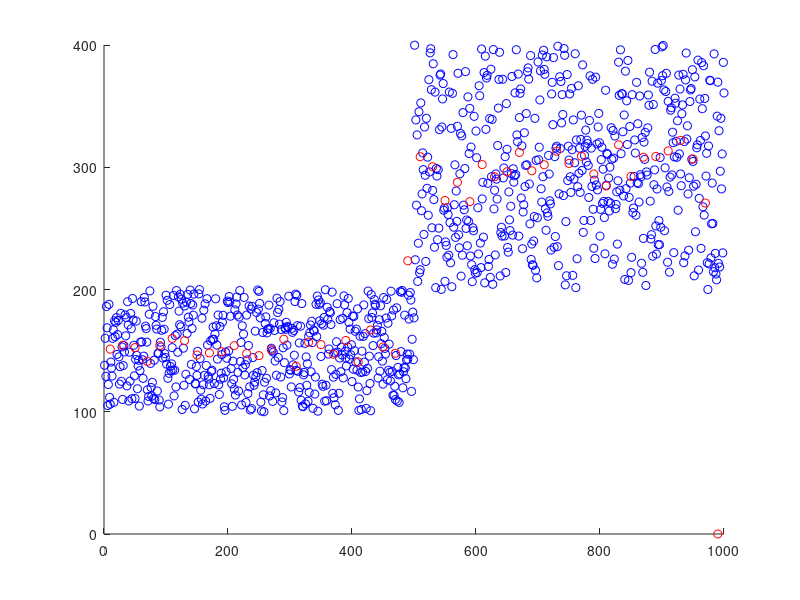

The MATLAB script that drew this image:

a = 100;
b = 200;
c = 300;

data(:,1)=1:1:1000;
data(1:500,2)=(b-a).*rand(500,1) + a;
data(501:1000,2)=(c-a).*rand(500,1) + b;

figure
scatter(data(:,1),data(:,2),'b'); hold on;

bins=transpose(10:20:1000);

for i=1:length(bins)-1;
    
    target=find(bins(i+1,1)>data(:,1) & data(:,1)>bins(i,1));
    
    bins(i,2)=mean(data(target,2));
    
end
    
    scatter(bins(:,1),bins(:,2),'r'); 
    
    